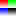

This game map was drawn from its Tiled (.tmx) file and the tilesets committed beside it. A one-line description and the full map source follow:
An orthogonal 2x2 tile map with 8x8 px tiles, 1 tile layer (Tile Layer 1).

<map version="1.0" orientation="orthogonal" renderorder="right-down" width="2" height="2" tilewidth="8" tileheight="8" nextobjectid="1">
 <tileset firstgid="1" name="test" tilewidth="8" tileheight="8">
  <image source="test.png" width="16" height="16" />
 </tileset>
 <layer name="Tile Layer 1" width="2" height="2">
  <data>
   <tile gid="1" />
   <tile gid="2" />
   <tile gid="3" />
   <tile gid="4" />
  </data>
 </layer>
</map>